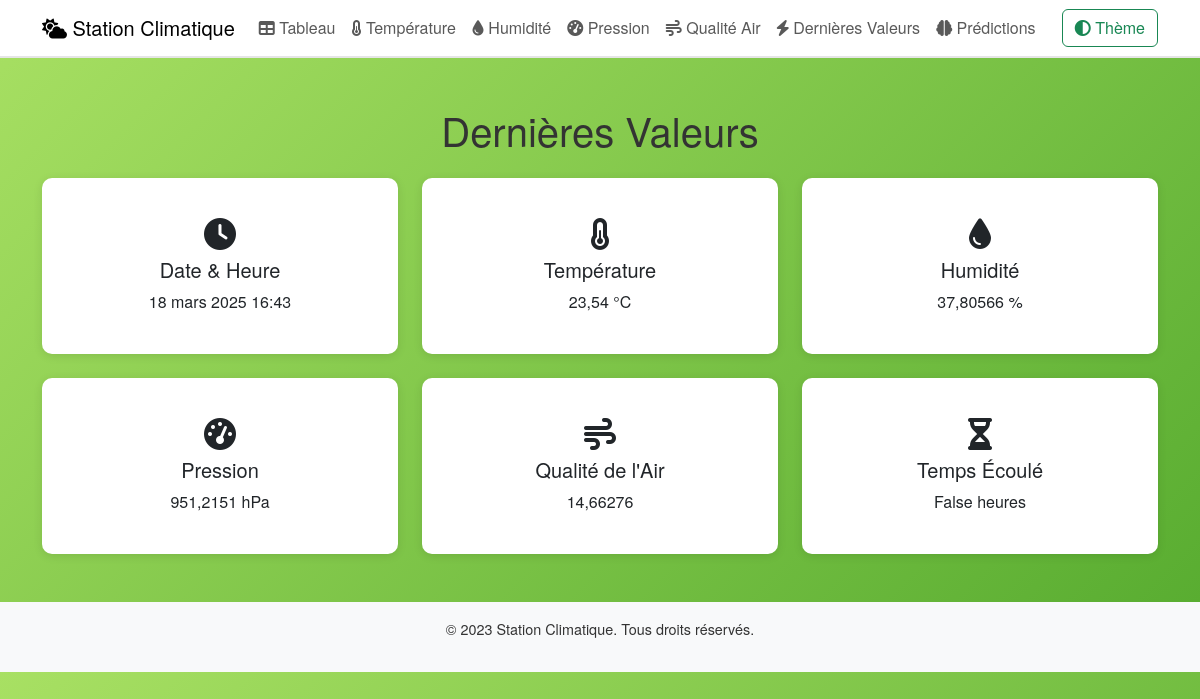
The app's page /dernieres_valeurs/, older data.
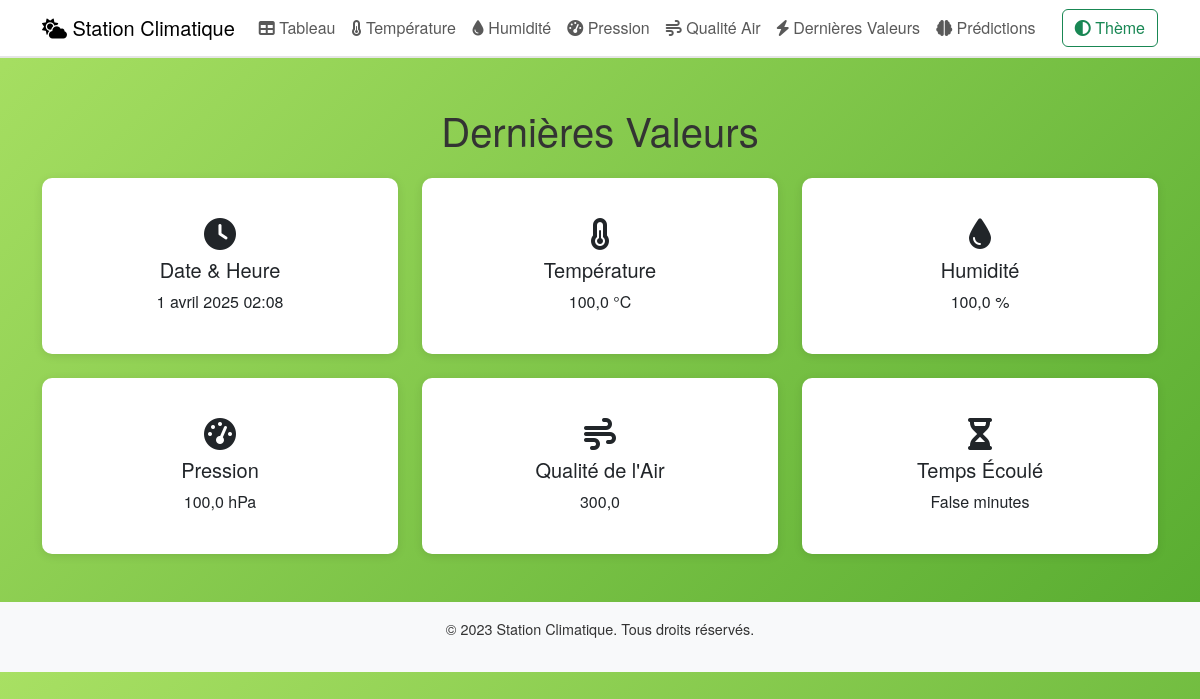
The same page, newer data.
### capteurs/models.py (models this page shows, shortened)
class DonneesCapteur(models.Model):
    temperature = models.FloatField()
    humidite = models.FloatField()
    pression = models.FloatField()
    qualite_air = models.FloatField()
    date_heure = models.DateTimeField(auto_now_add=True)

### capteurs/views.py (the view)
# urls.py: path('dernieres_valeurs/', dernieres_valeurs, name='dernieres_valeurs'),
def dernieres_valeurs(request):
    try:
        derniere_donnee = DonneesCapteur.objects.latest('date_heure')
    except DonneesCapteur.DoesNotExist:
        derniere_donnee = None
    time_passed = timezone.now() - derniere_donnee.date_heure if derniere_donnee else None
    return render(request, 'capteurs/dernieres_valeurs.html', {
        'derniere_donnee': derniere_donnee,
        'time_passed': time_passed,
    })

### capteurs/templates/capteurs/dernieres_valeurs.html (shortened to what this page needs)
{% extends 'base.html' %}
{% block content %}
<div class="mb-4">
    <h1 class="text-center">Dernières Valeurs</h1>
</div>
{% if derniere_donnee %}
<div class="row g-4">
    <div class="col-md-4">
        <div class="card light-theme text-center p-4">
            <div class="card-body">
                <i class="fas fa-clock fa-2x mb-2"></i>
                <h5 class="card-title">Date & Heure</h5>
                <p class="card-text">{{ derniere_donnee.date_heure }}</p>
            </div>
        </div>
    </div>
    <div class="col-md-4">
        <div class="card light-theme text-center p-4">
            <div class="card-body">
                <i class="fas fa-thermometer-half fa-2x mb-2"></i>
                <h5 class="card-title">Température</h5>
                <p class="card-text">{{ derniere_donnee.temperature }} °C</p>
            </div>
        </div>
    </div>
    <div class="col-md-4">
        <div class="card light-theme text-center p-4">
            <div class="card-body">
                <i class="fas fa-tint fa-2x mb-2"></i>
                <h5 class="card-title">Humidité</h5>
                <p class="card-text">{{ derniere_donnee.humidite }} %</p>
            </div>
        </div>
    </div>
    <div class="col-md-4">
        <div class="card light-theme text-center p-4">
            <div class="card-body">
                <i class="fas fa-tachometer-alt fa-2x mb-2"></i>
                <h5 class="card-title">Pression</h5>
                <p class="card-text">{{ derniere_donnee.pression }} hPa</p>
            </div>
        </div>
    </div>
    <div class="col-md-4">
        <div class="card light-theme text-center p-4">
            <div class="card-body">
                <i class="fas fa-wind fa-2x mb-2"></i>
                <h5 class="card-title">Qualité de l'Air</h5>
                <p class="card-text">{{ derniere_donnee.qualite_air }}</p>
            </div>
        </div>
    </div>
    <div class="col-md-4">
        <div class="card light-theme text-center p-4">
            <div class="card-body">
                <i class="fas fa-hourglass-half fa-2x mb-2"></i>
                <h5 class="card-title">Temps Écoulé</h5>
                <p class="card-text">
                    {% if time_passed %}
                        {% with time_passed.total_seconds as seconds %}
                            {% if seconds < 60 %}
                                {{ seconds|floatformat:0 }} secondes
                            {% elif seconds < 3600 %}
                                {{ seconds|divisibleby:60 }} minutes
                            {% else %}
                                {{ seconds|divisibleby:3600 }} heures
                            {% endif %}
                        {% endwith %}
                    {% else %}
                        N/A
                    {% endif %}
                </p>
            </div>
        </div>
    </div>
</div>
{% else %}
<p class="text-center">Aucune donnée disponible.</p>
{% endif %}
{% endblock %}

### capteurs/templates/base.html (shortened to what this page needs)
<!DOCTYPE html>
<html lang="fr">
<head>
    <link href="https://cdn.jsdelivr.net/npm/bootstrap@5.3.0/dist/css/bootstrap.min.css" rel="stylesheet">
    <link rel="stylesheet" href="https://cdnjs.cloudflare.com/ajax/libs/font-awesome/6.0.0-beta3/css/all.min.css">
</head>
<body class="light-theme">
    {% include 'partials/navbar.html' %}
    <main class="container my-5">
        {% block content %}{% endblock %}
    </main>
    <footer class="bg-light text-center py-3">
        <div class="container">
            <p>© 2023 Station Climatique. Tous droits réservés.</p>
        </div>
    </footer>
</body>
</html>

### capteurs/templates/partials/navbar.html (shortened to what this page needs)
<nav class="navbar navbar-expand-lg navbar-light light-theme sticky-top">
    <div class="container">
        <a class="navbar-brand" href="{% url 'home' %}">
            <i class="fas fa-cloud-sun"></i> Station Climatique
        </a>
        <div class="collapse navbar-collapse" id="navbarNav">
            <ul class="navbar-nav me-auto mb-2 mb-lg-0">
                <li class="nav-item"><a class="nav-link" href="{% url 'afficher_donnees' %}"><i class="fas fa-table"></i> Tableau</a></li>
                <li class="nav-item"><a class="nav-link" href="{% url 'charts_temperature' %}"><i class="fas fa-thermometer-half"></i> Température</a></li>
                <li class="nav-item"><a class="nav-link" href="{% url 'charts_humidite' %}"><i class="fas fa-tint"></i> Humidité</a></li>
                <li class="nav-item"><a class="nav-link" href="{% url 'charts_pression' %}"><i class="fas fa-tachometer-alt"></i> Pression</a></li>
                <li class="nav-item"><a class="nav-link" href="{% url 'charts_airquality' %}"><i class="fas fa-wind"></i> Qualité Air</a></li>
                <li class="nav-item"><a class="nav-link" href="{% url 'dernieres_valeurs' %}"><i class="fas fa-bolt"></i> Dernières Valeurs</a></li>
            <li class="nav-item">
    <a class="nav-link" href="{% url 'predict_climate' %}">
        <i class="fas fa-brain"></i> Prédictions
    </a>
</li>
            </ul>
            <button class="btn btn-outline-success theme-toggle" id="themeToggle">
                <i class="fas fa-adjust"></i> Thème
            </button>
        </div>
    </div>
</nav>

### capteurs/templates/base.html (style rules this page uses)
body { font-family: 'Helvetica Neue', Helvetica, Arial, sans-serif; transition: background-color 0.3s, color 0.3s; }
body.light-theme { background: linear-gradient(135deg, #a8e063, #56ab2f); color: #333; }
.card { border: none; border-radius: 10px; box-shadow: 0 2px 10px rgba(0,0,0,0.1); }
.card.light-theme { background-color: #fff; }
.navbar { border-bottom: 2px solid rgba(0,0,0,0.1); }
.navbar.light-theme { background-color: #fff; }
footer { font-size: 0.9rem; }

Row changes from the older to the newer data that the page shows:
no longer on this page (row unchanged): DonneesCapteur: date_heure "18 mars 2025 16:43", temperature "23,54", humidite "37,80566", pression "951,2151", qualite_air "14,66276"
added DonneesCapteur: date_heure "1 avril 2025 02:08", temperature "100,0", humidite "100,0", pression "100,0", qualite_air "300,0"
Text that changed along with them:
{{ seconds|divisibleby:60 }}: (not shown) → "False"
{{ seconds|divisibleby:3600 }}: "False" → (not shown)
text no longer shown: "heures"
text now shown: "minutes"
